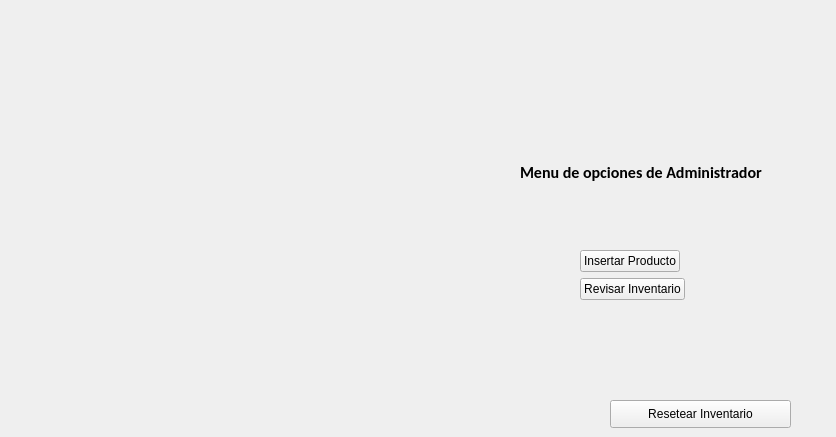
      <widget class="QWidget" name="AdminMenu">
       <widget class="QLabel" name="label_13">
        <property name="geometry">
         <rect>
          <x>520</x>
          <y>160</y>
          <width>307</width>
          <height>24</height>
         </rect>
        </property>
        <property name="font">
         <font>
          <family>Calibri</family>
          <pointsize>12</pointsize>
          <weight>75</weight>
          <bold>true</bold>
         </font>
        </property>
        <property name="text">
         <string>Menu de opciones de Administrador</string>
        </property>
       </widget>
       <widget class="QWidget" name="layoutWidget">
        <property name="geometry">
         <rect>
          <x>580</x>
          <y>250</y>
          <width>131</width>
          <height>72</height>
         </rect>
        </property>
        <layout class="QFormLayout" name="formLayout">
         <item row="1" column="0">
          <widget class="QPushButton" name="RevisarInventario">
           <property name="text">
            <string>Revisar Inventario</string>
           </property>
          </widget>
         </item>
         <item row="0" column="0">
          <widget class="QPushButton" name="pushButton_6">
           <property name="text">
            <string>Insertar Producto</string>
           </property>
          </widget>
         </item>
        </layout>
       </widget>
       <widget class="QPushButton" name="pushButton_10">
        <property name="geometry">
         <rect>
          <x>610</x>
          <y>400</y>
          <width>181</width>
          <height>28</height>
         </rect>
        </property>
        <property name="text">
         <string>Resetear Inventario</string>
        </property>
       </widget>
      </widget>
